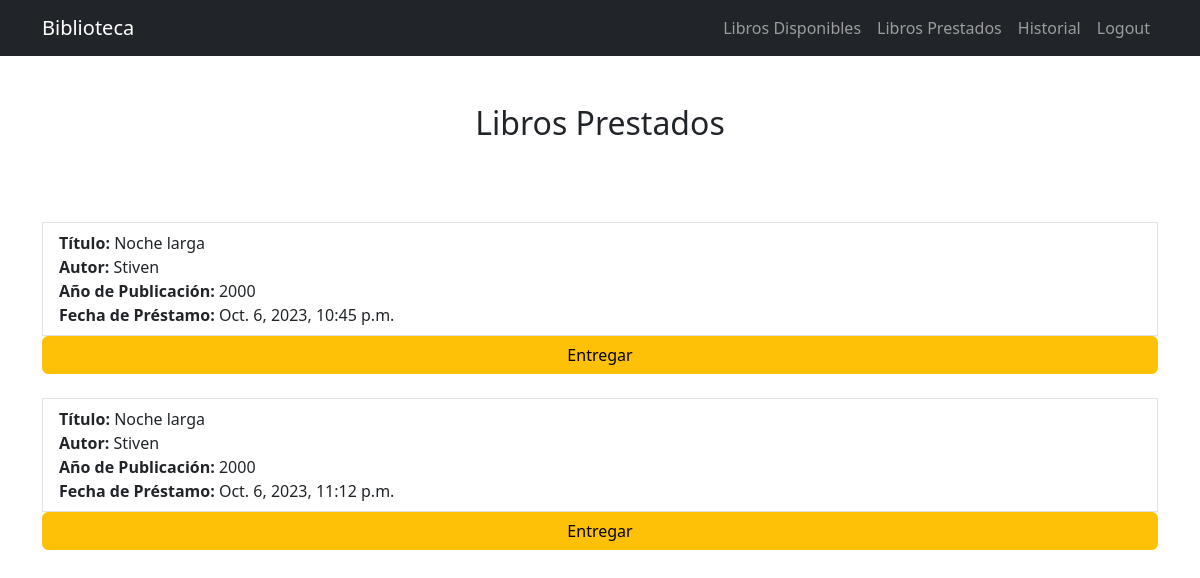
The app's page /libros_prestados/ (signed in) with its own data.
### bibliotecaAPP/models.py (models this page shows, shortened)
class Loan(models.Model):
    id = models.AutoField(primary_key=True)
    user = models.ForeignKey(User, on_delete=models.CASCADE)
    book = models.ForeignKey(Book, on_delete=models.CASCADE)
    delivery_status = models.BooleanField(default=False)  # False indica que no se ha entregado, True indica que se ha entregado
    loan_date = models.DateTimeField(auto_now_add=True)

class Book(models.Model):
    title = models.CharField(max_length=255)
    author = models.CharField(max_length=255)
    publication_year = models.IntegerField()
    stock = models.PositiveIntegerField()

### bibliotecaAPP/views.py (the view)
# urls.py: path('libros_prestados/', views.libros_prestados, name='libros_prestados'),
@login_required
def libros_prestados(request):
    user = request.user
    loans = Loan.objects.filter(user=user, delivery_status=False)
    return render(request, 'libros_prestados.html', {'loans': loans})

### bibliotecaAPP/templates/libros_prestados.html
{% extends 'base.html' %} {% block content %}
<div class="container">
  <br /><br />
  <h2 class="text-center">Libros Prestados</h2>
  <br /><br />
  <ul class="list-group">
    {% for loan in loans %}
    <br /><li class="list-group-item">
      <strong>Título:</strong> {{ loan.book.title }}<br />
      <strong>Autor:</strong> {{ loan.book.author }}<br />
      <strong>Año de Publicación:</strong> {{ loan.book.publication_year }}<br />
      <strong>Fecha de Préstamo:</strong> {{ loan.loan_date }}<br />
    </li>
    {% if not loan.delivery_status %}
    <a href="{% url 'return_book' loan.id %}" class="btn btn-warning"
      >Entregar</a
    >
    {% else %}
    <span class="text-success">Entregado</span>
    {% endif %} {% empty %}
    <li class="list-group-item">No tienes libros prestados en este momento.</li>
    <br />
    {% endfor %}
  </ul>
</div>
{% endblock %}

### bibliotecaAPP/templates/base.html (shortened to what this page needs)
<!DOCTYPE html>
<html lang="en">
<head>
    <link href="https://cdn.jsdelivr.net/npm/bootstrap/dist/css/bootstrap.min.css" rel="stylesheet">
</head>
<body>
    {% include 'navbar.html' %}
    {% block content %}
    {% endblock %}
</body>
</html>

### bibliotecaAPP/templates/navbar.html (shortened to what this page needs)
<nav class="navbar navbar-expand-lg navbar-dark bg-dark">
    <div class="container">
      <a class="navbar-brand" href="/">Biblioteca</a>
      <div class="collapse navbar-collapse" id="navbarNav">
        <ul class="navbar-nav ms-auto">
          <li class="nav-item">
            <a href="{% url 'listarLibros' %}" class="nav-link">Libros Disponibles</a>
          </li>
          {% if user.is_authenticated %}
            <li class="nav-item">
              <a href="{% url 'libros_prestados' %}" class="nav-link">Libros Prestados</a>
            </li>
            <li class="nav-item">
              <a href="{% url 'historial_libros' %}" class="nav-link">Historial</a>
            </li>
            <li class="nav-item">
              <a href="{% url 'logout' %}" class="nav-link">Logout</a>
            </li>
          {% endif %}
        </ul>
      </div>
    </div>
  </nav>

### records on screen
Loan: book "Noche larga", book.author "Stiven", book.publication_year "2000", loan_date "Oct. 6, 2023, 10:45 p.m.", delivery_status "Entregar"
Loan: book "Noche larga", book.author "Stiven", book.publication_year "2000", loan_date "Oct. 6, 2023, 11:12 p.m.", delivery_status "Entregar"
